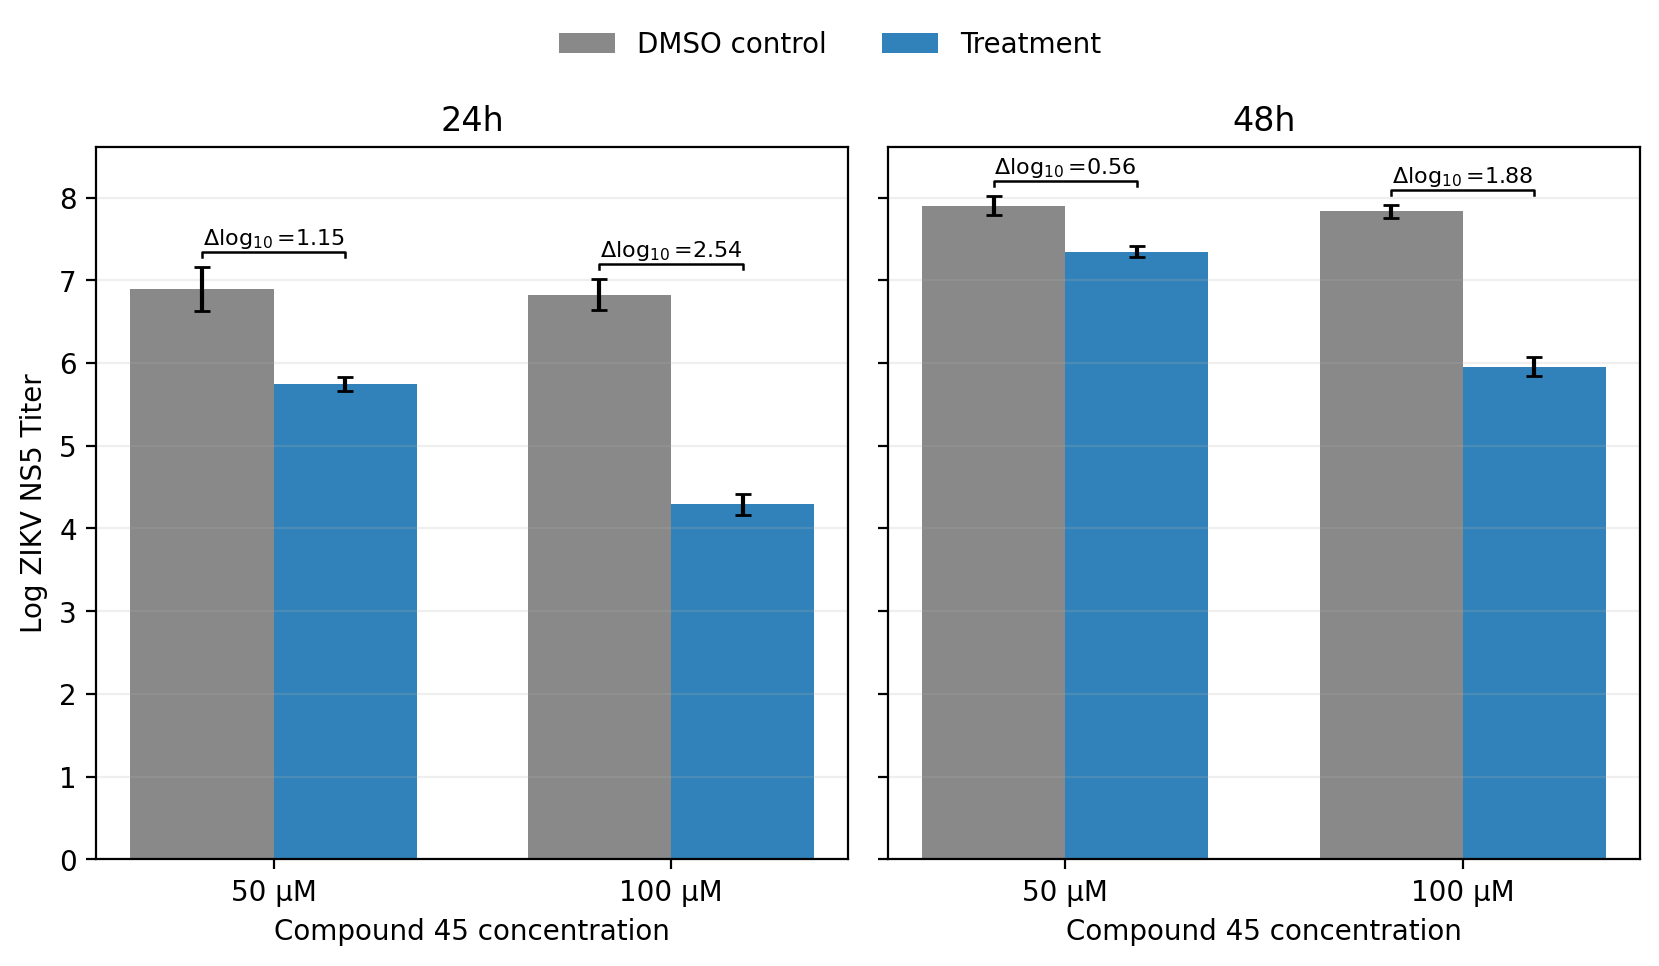

The script that saved this image:
"""Generate Figure 13B: 50 and 100 uM log10 viral copies vs DMSO control."""

from pathlib import Path

import matplotlib

matplotlib.use("Agg")

import matplotlib.pyplot as plt
import numpy as np
import pandas as pd


BASE_DIR = Path(__file__).resolve().parent
TABLE_PATH = BASE_DIR / "raw_well_data_all_runs.csv"
OUTPUT_PREFIX = BASE_DIR / "Figure13B"
CONCENTRATION_TO_UM = {
    "100 uM": 100.0,
    "50 uM": 50.0,
}


def main() -> None:
    all_raw = pd.read_csv(TABLE_PATH)
    wanted_concentrations = set(CONCENTRATION_TO_UM)
    dmso = all_raw[
        (all_raw["Included"])
        & (all_raw["Sample_type"] == "DMSO control")
        & (all_raw["Concentration"].isin(wanted_concentrations))
        & (all_raw["log10_quantity"].notna())
    ].copy()
    treatment = all_raw[
        (all_raw["Included"])
        & (all_raw["Sample_type"] == "Treatment")
        & (all_raw["Concentration"].isin(wanted_concentrations))
        & (all_raw["log10_quantity"].notna())
    ].copy()
    if treatment.empty or dmso.empty:
        raise SystemExit("No usable rows for Figure 13B.")

    concentration_order = sorted(
        treatment["Concentration"].unique().tolist(),
        key=lambda concentration: CONCENTRATION_TO_UM[concentration],
    )

    agg_dmso = (
        dmso.groupby(["Timepoint", "Concentration"], as_index=False)
        .agg(Mean_log10=("log10_quantity", "mean"), SD_log10=("log10_quantity", "std"), n=("Well", "count"))
    )
    agg_treatment = (
        treatment.groupby(["Timepoint", "Concentration"], as_index=False)
        .agg(Mean_log10=("log10_quantity", "mean"), SD_log10=("log10_quantity", "std"), n=("Well", "count"))
    )

    def values(summary: pd.DataFrame, timepoint: str, concentration: str) -> tuple[float, float]:
        row = summary[(summary["Timepoint"] == timepoint) & (summary["Concentration"] == concentration)]
        if row.empty or pd.isna(row["Mean_log10"].iloc[0]):
            return np.nan, 0.0
        sd = row["SD_log10"].iloc[0]
        return float(row["Mean_log10"].iloc[0]), float(sd) if pd.notna(sd) else 0.0

    fig, axes = plt.subplots(1, 2, figsize=(8.4, 4.9), dpi=200, sharey=True)
    width = 0.36
    x = np.arange(len(concentration_order), dtype=float)

    for ax, timepoint in zip(axes, ["24h", "48h"]):
        means_dmso: list[float] = []
        sd_dmso: list[float] = []
        means_treatment: list[float] = []
        sd_treatment: list[float] = []
        for concentration in concentration_order:
            dmso_mean, dmso_sd = values(agg_dmso, timepoint, concentration)
            treatment_mean, treatment_sd = values(agg_treatment, timepoint, concentration)
            means_dmso.append(dmso_mean)
            sd_dmso.append(dmso_sd)
            means_treatment.append(treatment_mean)
            sd_treatment.append(treatment_sd)

        x_dmso = x - width / 2
        x_treatment = x + width / 2
        ax.bar(x_dmso, means_dmso, width=width, yerr=sd_dmso, capsize=3, color="#7f7f7f", alpha=0.92, label="DMSO control")
        ax.bar(x_treatment, means_treatment, width=width, yerr=sd_treatment, capsize=3, color="#1f77b4", alpha=0.92, label="Treatment")

        for index, _concentration in enumerate(concentration_order):
            dmso_mean, dmso_sd = means_dmso[index], sd_dmso[index]
            treatment_mean, treatment_sd = means_treatment[index], sd_treatment[index]
            if not np.isfinite(dmso_mean) or not np.isfinite(treatment_mean):
                continue
            delta = dmso_mean - treatment_mean
            y_bracket = max(dmso_mean + dmso_sd, treatment_mean + treatment_sd) + 0.12
            ax.plot(
                [x_dmso[index], x_dmso[index], x_treatment[index], x_treatment[index]],
                [y_bracket, y_bracket + 0.06, y_bracket + 0.06, y_bracket],
                color="black",
                linewidth=0.9,
            )
            ax.text(x[index], y_bracket + 0.08, rf"$\Delta\log_{{10}}$={delta:.2f}", ha="center", va="bottom", fontsize=8)

        ax.set_xticks(x)
        ax.set_xticklabels([c.replace(" uM", " \u00b5M") for c in concentration_order])
        ax.set_xlabel("Compound 45 concentration")
        ax.set_title(timepoint)
        ax.grid(axis="y", alpha=0.2)

    axes[0].set_ylabel("Log ZIKV NS5 Titer")
    handles, labels = axes[0].get_legend_handles_labels()
    fig.legend(handles, labels, frameon=False, fontsize=10, loc="upper center", ncol=2, bbox_to_anchor=(0.5, 0.99))
    fig.tight_layout(rect=(0, 0, 1, 0.92))
    fig.savefig(OUTPUT_PREFIX.with_suffix(".png"), bbox_inches="tight")
    fig.savefig(OUTPUT_PREFIX.with_suffix(".pdf"), bbox_inches="tight")
    plt.close(fig)


if __name__ == "__main__":
    main()
